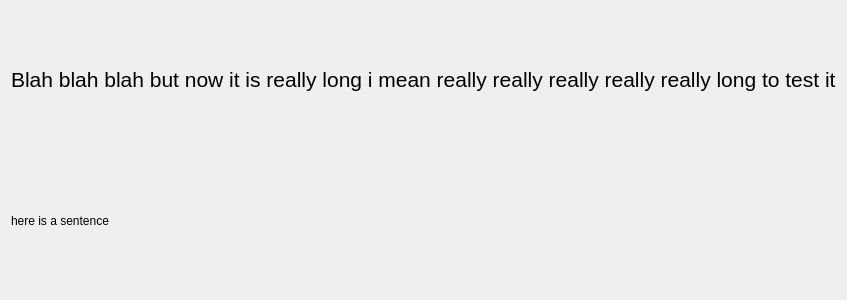
<?xml version="1.0" encoding="UTF-8"?>
<ui version="4.0">
 <class>TestWidg</class>
 <widget class="QWidget" name="TestWidg">
  <property name="geometry">
   <rect>
    <x>0</x>
    <y>0</y>
    <width>400</width>
    <height>300</height>
   </rect>
  </property>
  <property name="windowTitle">
   <string>TestWidg</string>
  </property>
  <layout class="QVBoxLayout" name="verticalLayout_2">
   <item>
    <layout class="QVBoxLayout" name="verticalLayout">
     <item>
      <widget class="QLabel" name="label">
       <property name="font">
        <font>
         <pointsize>16</pointsize>
        </font>
       </property>
       <property name="text">
        <string>Blah blah blah but now it is really long i mean really really really really really long to test it</string>
       </property>
      </widget>
     </item>
     <item>
      <widget class="QLabel" name="label_2">
       <property name="text">
        <string>here is a sentence</string>
       </property>
      </widget>
     </item>
    </layout>
   </item>
  </layout>
 </widget>
 <layoutdefault spacing="6" margin="11"/>
 <resources/>
 <connections/>
</ui>
